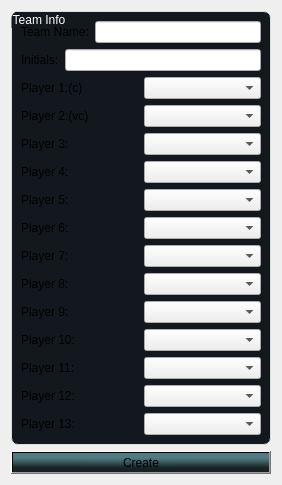
      <widget class="QWidget" name="createTeam">
       <property name="styleSheet">
        <string notr="true">QGroupBox{
	font: 75 7pt &quot;MS Shell Dlg 2&quot;;
	color: white;
	border-radius: 7px;
	border: 1px solid rgb(220, 220, 220);
	background-color:rgb(18, 24, 29);
}</string>
       </property>
       <attribute name="title">
        <string>Create Team</string>
       </attribute>
       <layout class="QVBoxLayout" name="verticalLayout_2">
        <item>
         <widget class="QGroupBox" name="groupBox_4">
          <property name="minimumSize">
           <size>
            <width>260</width>
            <height>350</height>
           </size>
          </property>
          <property name="styleSheet">
           <string notr="true">
QLabel{
font: 8pt &quot;MS Shell Dlg 2&quot;;
}</string>
          </property>
          <property name="title">
           <string>Team Info</string>
          </property>
          <layout class="QVBoxLayout" name="verticalLayout_8">
           <item>
            <layout class="QHBoxLayout" name="horizontalLayout_11">
             <item>
              <widget class="QLabel" name="label_16">
               <property name="text">
                <string>Team Name:</string>
               </property>
              </widget>
             </item>
             <item>
              <widget class="QLineEdit" name="teamName">
               <property name="minimumSize">
                <size>
                 <width>0</width>
                 <height>15</height>
                </size>
               </property>
              </widget>
             </item>
            </layout>
           </item>
           <item>
            <layout class="QHBoxLayout" name="horizontalLayout_12">
             <item>
              <widget class="QLabel" name="label_17">
               <property name="text">
                <string>Initials:</string>
               </property>
              </widget>
             </item>
             <item>
              <widget class="QLineEdit" name="alternateName">
               <property name="minimumSize">
                <size>
                 <width>0</width>
                 <height>15</height>
                </size>
               </property>
              </widget>
             </item>
            </layout>
           </item>
           <item>
            <layout class="QHBoxLayout" name="horizontalLayout_13">
             <item>
              <widget class="QLabel" name="label_2">
               <property name="text">
                <string>Player 1:(c)</string>
               </property>
              </widget>
             </item>
             <item>
              <widget class="QComboBox" name="comboBox">
               <property name="minimumSize">
                <size>
                 <width>0</width>
                 <height>15</height>
                </size>
               </property>
              </widget>
             </item>
            </layout>
           </item>
           <item>
            <layout class="QHBoxLayout" name="horizontalLayout_14">
             <item>
              <widget class="QLabel" name="label_3">
               <property name="text">
                <string>Player 2:(vc)</string>
               </property>
              </widget>
             </item>
             <item>
              <widget class="QComboBox" name="comboBox_2">
               <property name="minimumSize">
                <size>
                 <width>0</width>
                 <height>15</height>
                </size>
               </property>
              </widget>
             </item>
            </layout>
           </item>
           <item>
            <layout class="QHBoxLayout" name="horizontalLayout_15">
             <item>
              <widget class="QLabel" name="label_4">
               <property name="text">
                <string>Player 3:</string>
               </property>
              </widget>
             </item>
             <item>
              <widget class="QComboBox" name="comboBox_3">
               <property name="minimumSize">
                <size>
                 <width>0</width>
                 <height>15</height>
                </size>
               </property>
              </widget>
             </item>
            </layout>
           </item>
           <item>
            <layout class="QHBoxLayout" name="horizontalLayout_16">
             <item>
              <widget class="QLabel" name="label_18">
               <property name="text">
                <string>Player 4:</string>
               </property>
              </widget>
             </item>
             <item>
              <widget class="QComboBox" name="comboBox_4">
               <property name="minimumSize">
                <size>
                 <width>0</width>
                 <height>15</height>
                </size>
               </property>
              </widget>
             </item>
            </layout>
           </item>
           <item>
            <layout class="QHBoxLayout" name="horizontalLayout_17">
             <item>
              <widget class="QLabel" name="label_19">
               <property name="text">
                <string>Player 5:</string>
               </property>
              </widget>
             </item>
             <item>
              <widget class="QComboBox" name="comboBox_5">
               <property name="minimumSize">
                <size>
                 <width>0</width>
                 <height>15</height>
                </size>
               </property>
              </widget>
             </item>
            </layout>
           </item>
           <item>
            <layout class="QHBoxLayout" name="horizontalLayout_18">
             <item>
              <widget class="QLabel" name="label_20">
               <property name="text">
                <string>Player 6:</string>
               </property>
              </widget>
             </item>
             <item>
              <widget class="QComboBox" name="comboBox_6">
               <property name="minimumSize">
                <size>
                 <width>0</width>
                 <height>15</height>
                </size>
               </property>
              </widget>
             </item>
            </layout>
           </item>
           <item>
            <layout class="QHBoxLayout" name="horizontalLayout_19">
             <item>
              <widget class="QLabel" name="label_21">
               <property name="text">
                <string>Player 7:</string>
               </property>
              </widget>
             </item>
             <item>
              <widget class="QComboBox" name="comboBox_7">
               <property name="minimumSize">
                <size>
                 <width>0</width>
                 <height>15</height>
                </size>
               </property>
              </widget>
             </item>
            </layout>
           </item>
           <item>
            <layout class="QHBoxLayout" name="horizontalLayout_20">
             <item>
              <widget class="QLabel" name="label_22">
               <property name="text">
                <string>Player 8:</string>
               </property>
              </widget>
             </item>
             <item>
              <widget class="QComboBox" name="comboBox_8">
               <property name="minimumSize">
                <size>
                 <width>0</width>
                 <height>15</height>
                </size>
               </property>
              </widget>
             </item>
            </layout>
           </item>
           <item>
            <layout class="QHBoxLayout" name="horizontalLayout_21">
             <item>
              <widget class="QLabel" name="label_23">
               <property name="text">
                <string>Player 9:</string>
               </property>
              </widget>
             </item>
             <item>
              <widget class="QComboBox" name="comboBox_9">
               <property name="minimumSize">
                <size>
                 <width>0</width>
                 <height>15</height>
                </size>
               </property>
              </widget>
             </item>
            </layout>
           </item>
           <item>
            <layout class="QHBoxLayout" name="horizontalLayout_22">
             <item>
              <widget class="QLabel" name="label_24">
               <property name="text">
                <string>Player 10:</string>
               </property>
              </widget>
             </item>
             <item>
              <widget class="QComboBox" name="comboBox_10">
               <property name="minimumSize">
                <size>
                 <width>0</width>
                 <height>15</height>
                </size>
               </property>
              </widget>
             </item>
            </layout>
           </item>
           <item>
            <layout class="QHBoxLayout" name="horizontalLayout_23">
             <item>
              <widget class="QLabel" name="label_25">
               <property name="text">
                <string>Player 11:</string>
               </property>
              </widget>
             </item>
             <item>
              <widget class="QComboBox" name="comboBox_11">
               <property name="minimumSize">
                <size>
                 <width>0</width>
                 <height>15</height>
                </size>
               </property>
              </widget>
             </item>
            </layout>
           </item>
           <item>
            <layout class="QHBoxLayout" name="horizontalLayout_24">
             <item>
              <widget class="QLabel" name="label_26">
               <property name="text">
                <string>Player 12:</string>
               </property>
              </widget>
             </item>
             <item>
              <widget class="QComboBox" name="comboBox_12">
               <property name="minimumSize">
                <size>
                 <width>0</width>
                 <height>15</height>
                </size>
               </property>
              </widget>
             </item>
            </layout>
           </item>
           <item>
            <layout class="QHBoxLayout" name="horizontalLayout_25">
             <item>
              <widget class="QLabel" name="label_27">
               <property name="text">
                <string>Player 13:</string>
               </property>
              </widget>
             </item>
             <item>
              <widget class="QComboBox" name="comboBox_13">
               <property name="minimumSize">
                <size>
                 <width>0</width>
                 <height>15</height>
                </size>
               </property>
              </widget>
             </item>
            </layout>
           </item>
          </layout>
         </widget>
        </item>
        <item>
         <widget class="QPushButton" name="createTEAMS">
          <property name="minimumSize">
           <size>
            <width>260</width>
            <height>15</height>
           </size>
          </property>
          <property name="styleSheet">
           <string notr="true">QPushButton{
	background: qlineargradient(spread:pad, x1:0.534, y1:0.114, x2:0.528364, y2:0.859, stop:0.193182 rgba(81, 122, 130, 255), stop:0.375 rgba(68, 103, 109, 255), stop:0.897727 rgba(22, 33, 35, 255));
}</string>
          </property>
          <property name="text">
           <string>Create</string>
          </property>
         </widget>
        </item>
       </layout>
      </widget>
